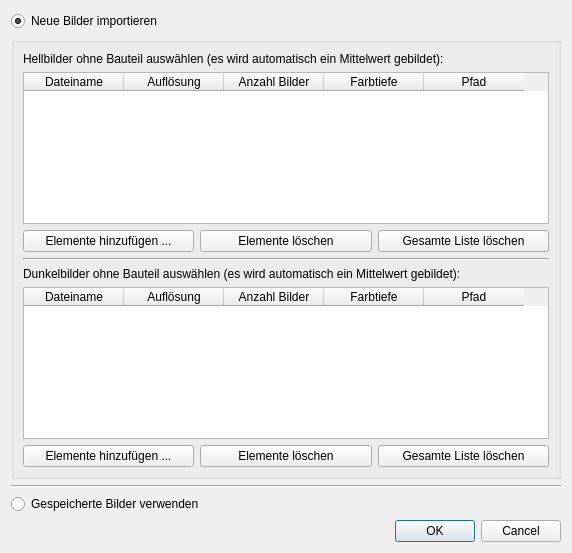
<?xml version="1.0" encoding="UTF-8"?>
<ui version="4.0">
 <class>Dialog</class>
 <widget class="QDialog" name="Dialog">
  <property name="geometry">
   <rect>
    <x>0</x>
    <y>0</y>
    <width>572</width>
    <height>553</height>
   </rect>
  </property>
  <property name="windowTitle">
   <string>Bilder für Flat-Field-Korrektur</string>
  </property>
  <layout class="QVBoxLayout" name="verticalLayout">
   <item>
    <widget class="QRadioButton" name="radioButtonNeueBilder">
     <property name="text">
      <string>Neue Bilder importieren</string>
     </property>
     <property name="checked">
      <bool>true</bool>
     </property>
    </widget>
   </item>
   <item>
    <widget class="QGroupBox" name="groupBox">
     <property name="title">
      <string/>
     </property>
     <layout class="QVBoxLayout" name="verticalLayout_2">
      <item>
       <widget class="QLabel" name="label">
        <property name="text">
         <string>Hellbilder ohne Bauteil auswählen (es wird automatisch ein Mittelwert gebildet):</string>
        </property>
       </widget>
      </item>
      <item>
       <widget class="QTableWidget" name="tableWidgetFlatFieldHell">
        <column>
         <property name="text">
          <string>Dateiname</string>
         </property>
        </column>
        <column>
         <property name="text">
          <string>Auflösung</string>
         </property>
        </column>
        <column>
         <property name="text">
          <string>Anzahl Bilder</string>
         </property>
        </column>
        <column>
         <property name="text">
          <string>Farbtiefe</string>
         </property>
        </column>
        <column>
         <property name="text">
          <string>Pfad</string>
         </property>
        </column>
       </widget>
      </item>
      <item>
       <layout class="QHBoxLayout" name="horizontalLayout">
        <item>
         <widget class="QPushButton" name="pushButtonFlatFieldHellAdd">
          <property name="text">
           <string>Elemente hinzufügen ...</string>
          </property>
         </widget>
        </item>
        <item>
         <widget class="QPushButton" name="pushButtonFlatFieldHellDelete">
          <property name="text">
           <string>Elemente löschen</string>
          </property>
         </widget>
        </item>
        <item>
         <widget class="QPushButton" name="pushButtonFlatFieldHellDeleteAll">
          <property name="text">
           <string>Gesamte Liste löschen</string>
          </property>
         </widget>
        </item>
       </layout>
      </item>
      <item>
       <widget class="Line" name="line">
        <property name="orientation">
         <enum>Qt::Horizontal</enum>
        </property>
       </widget>
      </item>
      <item>
       <widget class="QLabel" name="label_2">
        <property name="text">
         <string>Dunkelbilder ohne Bauteil auswählen (es wird automatisch ein Mittelwert gebildet):</string>
        </property>
       </widget>
      </item>
      <item>
       <widget class="QTableWidget" name="tableWidgetFlatFieldDunkel">
        <column>
         <property name="text">
          <string>Dateiname</string>
         </property>
        </column>
        <column>
         <property name="text">
          <string>Auflösung</string>
         </property>
        </column>
        <column>
         <property name="text">
          <string>Anzahl Bilder</string>
         </property>
        </column>
        <column>
         <property name="text">
          <string>Farbtiefe</string>
         </property>
        </column>
        <column>
         <property name="text">
          <string>Pfad</string>
         </property>
        </column>
       </widget>
      </item>
      <item>
       <layout class="QHBoxLayout" name="horizontalLayout_2">
        <item>
         <widget class="QPushButton" name="pushButtonFlatFieldDunkelAdd">
          <property name="text">
           <string>Elemente hinzufügen ...</string>
          </property>
         </widget>
        </item>
        <item>
         <widget class="QPushButton" name="pushButtonFlatFieldDunkelDelete">
          <property name="text">
           <string>Elemente löschen</string>
          </property>
         </widget>
        </item>
        <item>
         <widget class="QPushButton" name="pushButtonFlatFieldDunkelDeleteAll">
          <property name="text">
           <string>Gesamte Liste löschen</string>
          </property>
         </widget>
        </item>
       </layout>
      </item>
     </layout>
    </widget>
   </item>
   <item>
    <widget class="Line" name="line_2">
     <property name="orientation">
      <enum>Qt::Horizontal</enum>
     </property>
    </widget>
   </item>
   <item>
    <widget class="QRadioButton" name="radioButtonGespeicherteBilder">
     <property name="text">
      <string>Gespeicherte Bilder verwenden</string>
     </property>
    </widget>
   </item>
   <item>
    <widget class="QDialogButtonBox" name="buttonBox">
     <property name="orientation">
      <enum>Qt::Horizontal</enum>
     </property>
     <property name="standardButtons">
      <set>QDialogButtonBox::Cancel|QDialogButtonBox::Ok</set>
     </property>
    </widget>
   </item>
  </layout>
 </widget>
 <resources/>
 <connections>
  <connection>
   <sender>buttonBox</sender>
   <signal>accepted()</signal>
   <receiver>Dialog</receiver>
   <slot>accept()</slot>
   <hints>
    <hint type="sourcelabel">
     <x>248</x>
     <y>254</y>
    </hint>
    <hint type="destinationlabel">
     <x>157</x>
     <y>274</y>
    </hint>
   </hints>
  </connection>
  <connection>
   <sender>buttonBox</sender>
   <signal>rejected()</signal>
   <receiver>Dialog</receiver>
   <slot>reject()</slot>
   <hints>
    <hint type="sourcelabel">
     <x>316</x>
     <y>260</y>
    </hint>
    <hint type="destinationlabel">
     <x>286</x>
     <y>274</y>
    </hint>
   </hints>
  </connection>
 </connections>
</ui>
